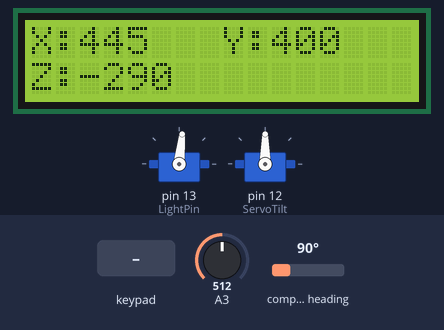
Recording of a sketch running on a simulated Arduino Mega 2560, built with avr-gcc and run on an emulated ATmega2560. Parts: 16×2 character LCD, 2 × servo. Wiring (inferred from the names in the program): HMC5883L compass at I2C address 0x1E. The test bench sets the inputs (shaded band); at power-on: compass heading 90°, A3 = 512. What the sketch prints to the serial monitor is not drawn.

Above: at 6.4 s.
6.5 s: key 'R' pressed
At 7.8 s:
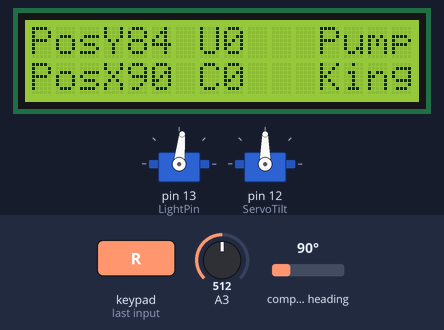
8.1 s: key 'L' pressed
At 8.6 s:
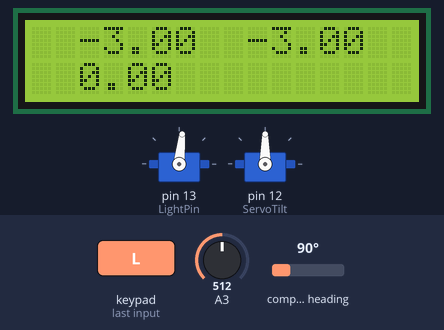
9.6 s: key 'U' pressed
At 9.9 s:
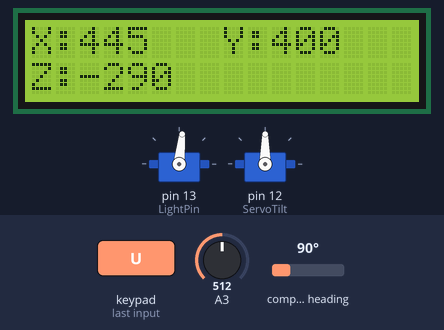
12.6 s: compass heading set to 7°
At 13.8 s:
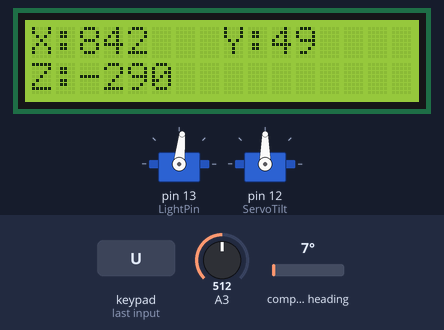
14.1 s: key 'T' pressed
At 15.3 s:
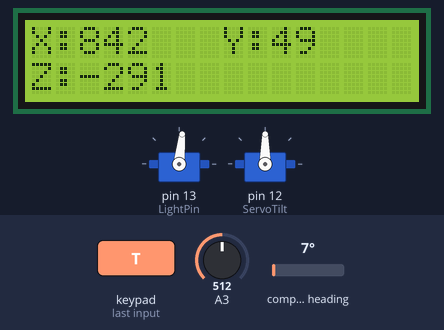
15.6 s: compass heading set to 90°
At 16.6 s:
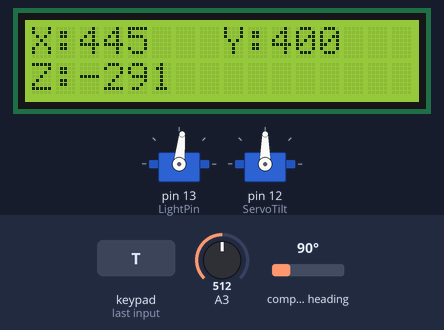
Timing chart, 0 to 18.1 s (numbered marks = the images above; inputs shaded):
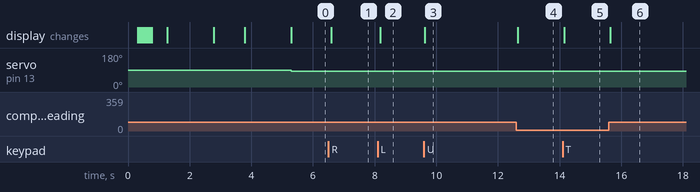

The sketch:

Pumpkin_Protector.ino
```cpp
//Pumpkin Protector/PumpKing/PumpkinHead.
// Developed By Andrew, James and, Sterling Lownik 2018-2020

//Include
#include <Wire.h>
#include <Servo.h> //For driving the Servos
#include <Adafruit_MMA8451.h>
#include <LiquidCrystal.h>
#include <SoftwareSerial.h>
#include <Adafruit_Sensor.h>
Adafruit_MMA8451 mma = Adafruit_MMA8451();
//PS2 Controler setup
#include <PS2X_lib.h>  //for v1.6

/******************************************************************
   set pins connected to PS2 controller:
     - 1e column: original
     - 2e colmun: Stef?
   replace pin numbers by the ones you use
 ******************************************************************/
#define PS2_DAT        30  //14
#define PS2_CMD        31  //15
#define PS2_SEL        32  //16
#define PS2_CLK        33  //17

/******************************************************************
   select modes of PS2 controller:
     - pressures = analog reading of push-butttons
     - rumble    = motor rumbling
   uncomment 1 of the lines for each mode selection
 ******************************************************************/
#define pressures   true
//#define pressures   false
#define rumble      true
//#define rumble      false

PS2X ps2x; // create PS2 Controller Class

//right now, the library does NOT support hot pluggable controllers, meaning
//you must always either restart your Arduino after you connect the controller,
//or call config_gamepad(pins) again after connecting the controller.

int error = 0;
byte type = 0;
byte vibrate = 0;


//


//Boleen
bool DriveSystem = false; //Enable/Disable Drive Systems (Default is off/false)
bool Lights = false;//Enable/Disable Lighting/Infared Systems (Default is off/false)
bool Optics = false;//Enable/Disable Camraw Systems (Default is off/false)
bool Wepons = false;//Enable/Disable Wepons Systems (Default is off/false)

//Pin Constants
const int PinY = A0;
const int PinX = A1;
const int LightPin = 13;
//COMMUNICATIONS Pins
const int HBL_TX = 19;
const int HBL_RX = 18;
const int HBR_TX = 17;
const int HBR_RX = 16;
const int ESP8266_TX = 15;
const int ESP8266_RX = 14;

//Variables
int Page = 0;
int PosX, PosY, PosZ = 0; // variable to store the servo position
int x, y, z; //triple axis data
int rangeX;
int rangeY;
int rangeZ;
int numReadingsY = 20;
int numReadingsX = 20;
int readIndexY = 0;              // the index of the current reading
int readIndexX = 0;              // the index of the current reading
//int readingsY[numReadingsY];      // the readings from the analog input
//int readingsX[numReadingsX];      // the readings from the analog input
int totalY = 0;
int totalX = 0;                  // the running total
int averageY = 0;
int averageX = 0;                // the average

float LDV = 0;
float RDV = 0;
float DDV = 0;

//Define ADDRESSES
#define SLAVE_ADDR 9
#define ANSWERSIZE 5

//Define I2C Address of Module
#define HMC58003L 0x1E
const word MMA845X_Address = 0x1C; //0x1D

// Objects
//------------lcd(en,rw,lsb,x,x,msb)
LiquidCrystal lcd(7, 6, 5, 4, 3, 2);
//LiquidCrystal lcd(22, 23, 27, 26, 25, 24);
SoftwareSerial HBL (HBL_RX, HBL_TX);
SoftwareSerial HBR (HBR_RX, HBR_TX);
SoftwareSerial ESP8266 (ESP8266_RX, ESP8266_TX);
// twelve servo objects can be created on most boards
Servo ServoTilt; //Create servo object representing (Y)
Servo ServoPan; //Create servo object representing (X)

void setup() {
Serial.begin(9600);
  //CHANGES for v1.6 HERE!!! **************PAY ATTENTION*************

  //setup pins and settings: GamePad(clock, command, attention, data, Pressures?, Rumble?) check for error
  error = ps2x.config_gamepad(PS2_CLK, PS2_CMD, PS2_SEL, PS2_DAT, pressures, rumble);

  if (error == 0) {
    Serial.print("Found Controller, configured successful ");
    Serial.print("pressures = ");
    if (pressures)
      Serial.println("true ");
    else
      Serial.println("false");
    Serial.print("rumble = ");
    if (rumble)
      Serial.println("true)");
    else
      Serial.println("false");
    Serial.println("Try out all the buttons, X will vibrate the controller, faster as you press harder;");
    Serial.println("holding L1 or R1 will print out the analog stick values.");
    Serial.println("Note: Go to www.billporter.info for updates and to report bugs.");
  }
  else if (error == 1)
    Serial.println("No controller found, check wiring, see readme.txt to enable debug. visit www.billporter.info for troubleshooting tips");

  else if (error == 2)
    Serial.println("Controller found but not accepting commands. see readme.txt to enable debug. Visit www.billporter.info for troubleshooting tips");

  else if (error == 3)
    Serial.println("Controller refusing to enter Pressures mode, may not support it. ");

  //  Serial.print(ps2x.Analog(1), HEX);

  type = ps2x.readType();
  switch (type) {
    case 0:
      Serial.print("Unknown Controller type found ");
      break;
    case 1:
      Serial.print("DualShock Controller found ");
      break;
    case 2:
      Serial.print("GuitarHero Controller found ");
      break;
    case 3:
      Serial.print("Wireless Sony DualShock Controller found ");
      break;
  }


  // put your setup code here, to run once:
  lcd.begin(16, 2); //16x2,32x2,40x2,ect.
  delay(1); lcd.clear(); lcd.setCursor(0, 1); lcd.print("PumpKing V1.0");
  lcd.setCursor(0, 0); lcd.print("L");
  delay(50); lcd.print("o"); HBL.begin (9600);
  delay(50); lcd.print("a"); HBR.begin (9600);
  delay(50); lcd.print("d"); ESP8266.begin (9600);
  delay(50); lcd.print("i"); ServoPan.attach(13); // attaches the ServoPan to pin 2
  delay(50); lcd.print("n"); ServoTilt.attach(12); // attaches the ServoTilt to pin 3
  delay(50); lcd.print("g"); //for(int thisReading = 0; thisReading < numReadingsX; thisReading++) {readingsX[thisReading] = 0;}//initialize all the readingsX to 0:
  delay(50); lcd.print("."); //for (int thisReading = 0; thisReading < numReadingsY; thisReading++) {readingsY[thisReading] = 0;}//initialize all the readingsY to 0:
  delay(50); lcd.print("."); Wire.begin();
  delay(50); lcd.print("."); delay(500); lcd.clear();

  delay(500); lcd.setCursor(0, 1); lcd.print("HMC5833L Test!");
  lcd.setCursor(0, 1); lcd.print("              ");
  //delay(1000);lcd.setCursor(0,1);lcd.print("Coultn't Start");
  Wire.beginTransmission(HMC58003L); //start talking
  Wire.write(0x02); // Set the Register
  Wire.write(0x00); // Tell the HMC5883 to Continuously Measure
  Wire.endTransmission();
  delay(1000);
  lcd.setCursor(0, 1); lcd.print("              ");
  lcd.setCursor(0, 1); lcd.print("HMC5833L Found");
  lcd.setCursor(0, 0);
  lcd.print("MMA8451 Test!");
  delay(1000);
  if (! mma.begin()) {
    lcd.setCursor(0, 0);
    lcd.print("             ");
    lcd.setCursor(0, 0);
    lcd.print("Couldnt Start");
    while (1);
  }
  lcd.setCursor(0, 0);
  lcd.print("              ");
  lcd.setCursor(0, 0);
  lcd.print("MMA8451 Found");
  mma.setRange(MMA8451_RANGE_2_G);
  delay(1500);
}

void loop() {

  //Tell the HMC what regist to begin writing data into
  Wire.beginTransmission(HMC58003L);
  Wire.write(0x03); //start with register 3.
  Wire.endTransmission();
  //Read the data.. 2 bytes for each axis.. 6 total bytes
  Wire.requestFrom(HMC58003L, 6);
  if (6 <= Wire.available()) {
    x = Wire.read() << 8; //MSB  x
    x |= Wire.read(); //LSB  x
    z = Wire.read() << 8; //MSB  z
    z |= Wire.read(); //LSB z
    y = Wire.read() << 8; //MSB y
    y |= Wire.read(); //LSB y
  }

  /* You must Read Gamepad to get new values and set vibration values
      ps2x.read_gamepad(small motor on/off, larger motor strenght from 0-255)
      if you don't enable the rumble, use ps2x.read_gamepad(); with no values
      You should call this at least once a second
  */
  if (error == 1) //skip loop if no controller found
    return;

  if (type == 2) { //Guitar Hero Controller
    ps2x.read_gamepad();          //read controller
  }

  else { //DualShock Controller
    ps2x.read_gamepad(false, vibrate); //read controller and set large motor to spin at 'vibrate' speed


    if (ps2x.Button(PSB_START))        //will be TRUE as long as button is pressed
      Serial.println("Start is being held");
    if (ps2x.Button(PSB_SELECT))
      Serial.println("Select is being held");

    if (ps2x.Button(PSB_PAD_UP)) {     //will be TRUE as long as button is pressed
      Serial.print("Up held this hard: ");
      Serial.println(ps2x.Analog(PSAB_PAD_UP), DEC);
      Page = 0;

    }
    if (ps2x.Button(PSB_PAD_RIGHT)) {
      Serial.print("Right held this hard: ");
      Serial.println(ps2x.Analog(PSAB_PAD_RIGHT), DEC);
      digitalWrite(9, HIGH);
      delay (50);
      digitalWrite(9, LOW);
      Page = 1;
    }
    if (ps2x.Button(PSB_PAD_LEFT)) {
      Serial.print("LEFT held this hard: ");
      Serial.println(ps2x.Analog(PSAB_PAD_LEFT), DEC);
      digitalWrite(6, HIGH);
      delay (50);
      digitalWrite(6, LOW);
      Page = 2;
    }
    if (ps2x.Button(PSB_PAD_DOWN)) {
      Serial.print("DOWN held this hard: ");
      Serial.println(ps2x.Analog(PSAB_PAD_DOWN), DEC);
      digitalWrite(5, HIGH);
      delay (50);
      digitalWrite(5, LOW);
      Page = 3;
    }

    vibrate = ps2x.Analog(PSAB_CROSS);  //this will set the large motor vibrate speed based on how hard you press the blue (X) button
    if (ps2x.NewButtonState()) {        //will be TRUE if any button changes state (on to off, or off to on)
      if (ps2x.Button(PSB_L3))
        Serial.println("L3 pressed");
      if (ps2x.Button(PSB_R3))
        Serial.println("R3 pressed");
      if (ps2x.Button(PSB_L2))
        Serial.println("L2 pressed");
      if (ps2x.Button(PSB_R2))
        Serial.println("R2 pressed");
      if (ps2x.Button(PSB_TRIANGLE)) {
        Serial.println("Triangle pressed");
        Lights = !Lights;

      }


    }

    if (ps2x.ButtonPressed(PSB_CIRCLE))              //will be TRUE if button was JUST pressed
      Serial.println("Circle just pressed");
    if (ps2x.NewButtonState(PSB_CROSS))              //will be TRUE if button was JUST pressed OR released
      Serial.println("X just changed");
    if (ps2x.ButtonReleased(PSB_SQUARE))             //will be TRUE if button was JUST released
      Serial.println("Square just released");

    if (ps2x.Button(PSB_L1) || ps2x.Button(PSB_R1)) { //print stick values if either is TRUE
      Serial.print("Stick Values:");
      Serial.print(ps2x.Analog(PSS_LY), DEC); //Left stick, Y axis. Other options: LX, RY, RX
      Serial.print(",");
      Serial.print(ps2x.Analog(PSS_LX), DEC);
      Serial.print(",");
      Serial.print(ps2x.Analog(PSS_RY), DEC);
      Serial.print(",");
      Serial.println(ps2x.Analog(PSS_RX), DEC);
    }


  }


  /*
    // subtract the last reading:
    totalX = totalX - readingsX[readIndexX];
    // read from the sensor:
    readingsX[readIndexX] = analogRead(PinX);
    // add the reading to the total:
    totalX = totalX + readingsX[readIndexX];
    // advance to the next position in the array:
    readIndexX = readIndexX + 1;
    // if we're at the end of the array...
    if (readIndexX >= numReadingsX) {
     // ...wrap around to the beginning:
     readIndexX = 0;
    }
    // calculate the average:
    averageX = totalX / numReadingsX;
    // send it to the computer as ASCII digits
    Serial.println(averageX);


    // subtract the last reading:
    totalY = totalY - readingsY[readIndexY];
    // read from the sensor:
    readingsY[readIndexY] = analogRead(PinY);
    // add the reading to the total:
    totalY = totalY + readingsY[readIndexY]{};
    // advance to the next position in the array:
    readIndexY = readIndexY + 1;
    // if we're at the end of the array...
    if (readIndexY >= numReadingsY) {
     // ...wrap around to the beginning:
     readIndexY = 0;
    }
    // calculate the average:
    averageY = totalY / numReadingsY;
    // send it to the computer as ASCII digits
    //end avg script

  */

  ps2x.read_gamepad(false, vibrate); //read controller and set large motor to spin at 'vibrate' speed
  Serial.println(averageY);
  //PosY = map(averageY,10,1000,125,10);//Down,Up
  //PosX = map(averageX,10,1000,0,177);//Right/Left

  PosY = map(ps2x.Analog(PSS_RY), 254, 0, 25, 145); //Down,Up
  PosX = map(ps2x.Analog(PSS_RX), 0, 254, 0, 180); //Right/Left
  PosZ = analogRead(A3);


  ServoTilt.write(PosX);
  ServoPan.write(PosY);


  DDV = map(ps2x.Analog(PSS_LX), 0, 254, -50, 50);
  //DDV = map(DDV 0,1023,-10000,10000 );
  LDV = map(ps2x.Analog(PSS_LY), 252, 1, -129, 127); //Down,Up
  RDV = map(ps2x.Analog(PSS_LY), 252, 1, -129, 127); //Right/Left
  LDV = LDV - DDV;

  RDV = RDV + DDV;

  if (Page == 0) {
    // Show Values
    lcd.clear();
    lcd.print("X:");
    lcd.setCursor(2, 0);
    lcd.print(x + 445);
    lcd.setCursor(8, 0);
    lcd.print("Y:");
    lcd.setCursor(10, 0);
    lcd.print(y);
    lcd.setCursor(0, 1);
    lcd.print("Z: ");
    lcd.setCursor(2, 1);
    lcd.print(z + 105);
    lcd.setCursor(5, 1);
    lcd.print(Lights);
    //delay(33);
    //Serial.print("X Value: ");
    //Serial.println(x);
    //Serial.print("Y Value: ");
    //Serial.println(y);
    //Serial.print("Z Value: ");
    //Serial.println(z+180);
    //Serial.println();
    delay(35);
  }
  else if (Page == 1) {
    lcd.setCursor(0, 1);
    lcd.print("PosX");
    lcd.setCursor(4, 1);
    lcd.print("   ");
    lcd.setCursor(4, 1);
    lcd.print(PosX);
    lcd.setCursor(8, 1);
    lcd.print("    ");
    lcd.setCursor(8, 1);
    lcd.print(averageX);
    lcd.setCursor(12, 0);
    lcd.print("Pump");
    lcd.setCursor(12, 1);
    lcd.print("King");
    lcd.setCursor(0, 0);
    lcd.print("PosY");
    lcd.setCursor(4, 0);
    lcd.print("   ");
    lcd.setCursor(4, 0);
    lcd.print(PosY);
    lcd.setCursor(8, 0);
    lcd.print("    ");
    lcd.setCursor(8, 0);
    lcd.print(averageY);
    int rangeY = map(PosY, 145, 25, 0, 3);
    switch (rangeY) {
      case 1: lcd.setCursor(7, 0); lcd.print("U"); break;
      case 2: lcd.setCursor(7, 0); lcd.print("C"); break;
      case 3: lcd.setCursor(7, 0); lcd.print("D"); break;
    }
    int rangeX = map(PosX, 180, 87, 0, 3);
    switch (rangeX) {
      case 1: lcd.setCursor(7, 1); lcd.print("L"); break;
      case 2: lcd.setCursor(7, 1); lcd.print("C"); break;
      case 3: lcd.setCursor(7, 1); lcd.print("R"); break;
    }
    delay(35);
  }
  else if (Page == 2 ) {
    lcd.clear();
    /*
      float LDV = 0;
      float RDV = 0;
      float DDV = 0;
    */
    lcd.setCursor(2, 0);
    lcd.print(LDV);
    lcd.setCursor(9, 0);
    lcd.print(RDV);
    lcd.setCursor(2, 1);
    lcd.print(DDV);

    delay(35);
  }
  pinMode(LightPin, !Lights);
}
/*
  delay(1);        // delay in between reads for stability
    break;


  case 2:    // your hand is on the sensor

  // Show Values
  lcd.clear();
  lcd.print("X:");
  lcd.setCursor(2, 0);
  lcd.print(x+445);
  lcd.setCursor(8, 0);
  lcd.print("Y:");
  lcd.setCursor(10, 0);
  lcd.print(y);
  lcd.setCursor(0, 1);
  lcd.print("Z: ");
  lcd.setCursor(2, 1);
  lcd.print(z+105);
  //delay(33);
  //Serial.print("X Value: ");
  //Serial.println(x);
  //Serial.print("Y Value: ");
  //Serial.println(y);
  //Serial.print("Z Value: ");
  //Serial.println(z+180);
  //Serial.println();
  delay(60);
  break;


  Serial.println(PosX);
  Serial.println(PosY);

  }
  }


  /*int CalcAve( int P){


  // subtract the last reading:
  T = T - R[NR];
  // read from the sensor:
  R[NR] = analogRead(P);
  // add the reading to the total:
  T = T + R[NR];
  // advance to the next position in the array:
  RI = RI + 1;

  // if we're at the end of the array...
  if (RI >= NR) {
  // ...wrap around to the beginning:
  RI = 0;
  }
  // calculate the average:
  A = T / NR;
  result = A
  return result;
  }
*/
```

Measured:
- after the input at 6.5 s, the display: changes after 0.10 s (image 1)
- after the input at 8.1 s, the display: changes after 0.09 s (image 2)
- after the input at 9.6 s, the display: changes at once (image 3)
- after the input at 12.6 s, the display: changes at once (image 4)
- after the input at 14.1 s, the display: changes after 0.05 s (image 5)
- after the input at 15.6 s, the display: changes after 0.05 s (image 6)
